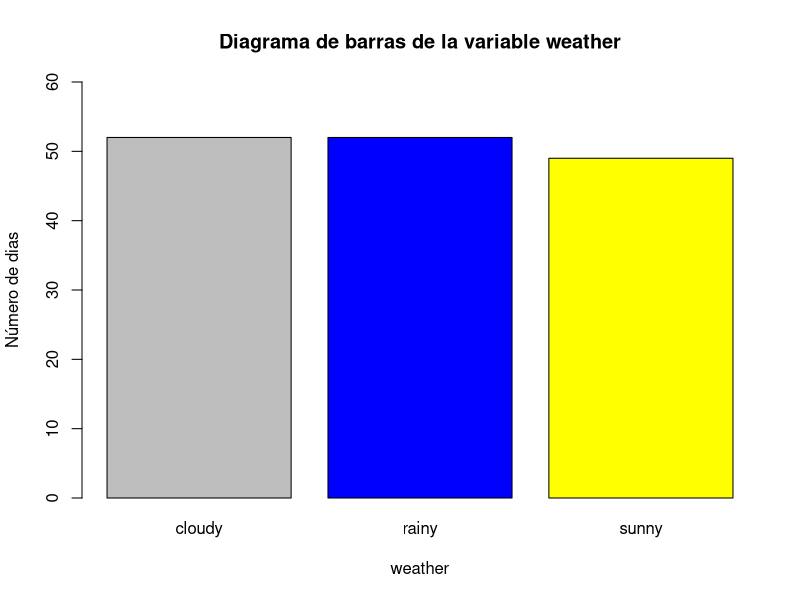
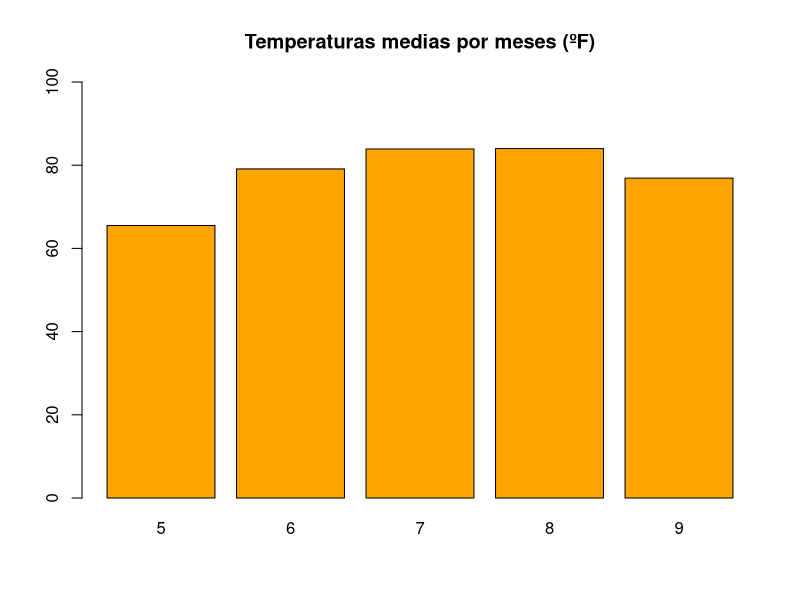
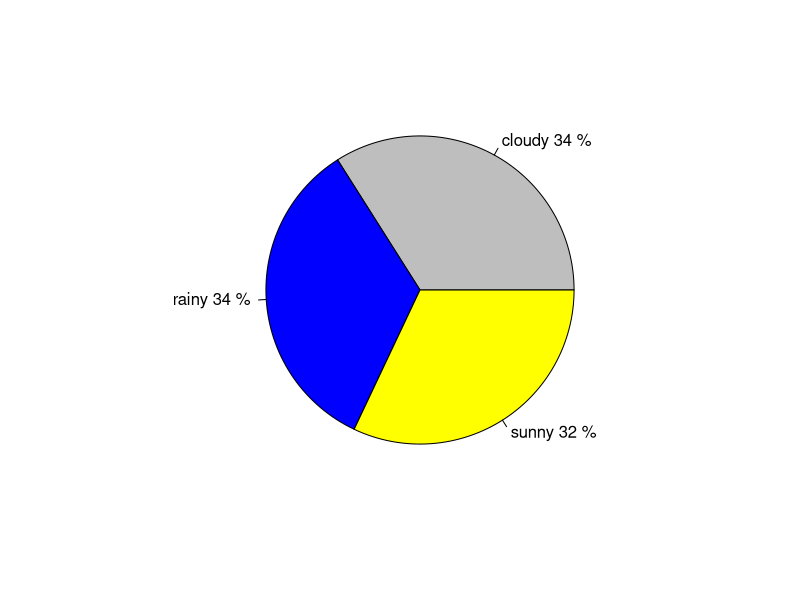
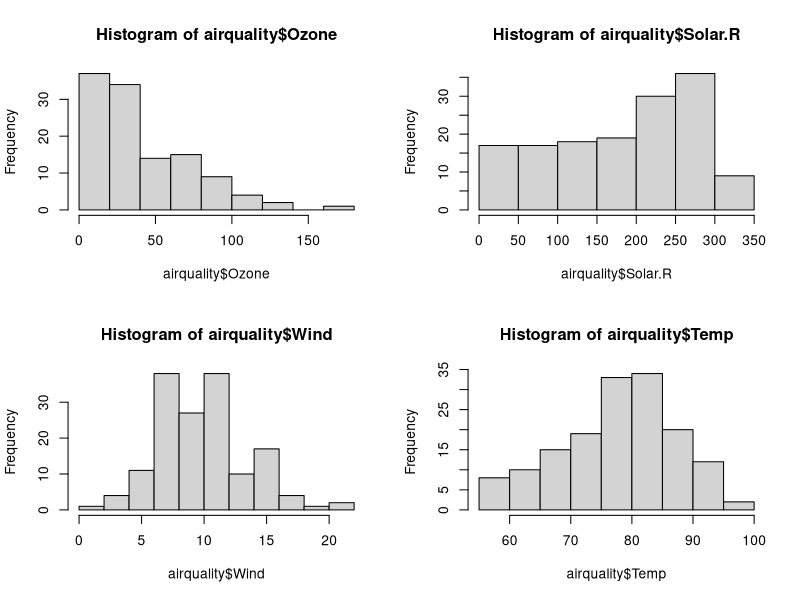

Source code (R) for these figures, in order: (Note: this script raises an error after producing the figures.)
# carga de los datos a procesar
data("airquality")
print("Dimensiones de la tabla de datos")
print(dim(airquality))

# nombres de las variables
print('Variables')
print(names(airquality))

# creacion de una varable cualitativa y la añadimos a la tabla de datos
# el repart es aleatorio
weather<-sample(c("sunny","rainy","cloudy"),size=153,replace = T)

# lo añadimos a la tabla
airquality<-cbind(airquality,weather)

# pasamos la vaiable a factor
airquality$Month<-factor(airquality$Month)

print('Resumen de estadísticos de las primeras cuatro columnas')
print(summary(airquality[,1:4]))

print('Con la funcion fivenum')
print(fivenum(airquality$Ozone))

# medias de las cuatro primeras variables 
print('Medias de las primeras cuatro variables')
print(sapply(airquality[,1:4],FUN=mean,na.rm=T))

# desviaciones típicas  de las cuatro primeras variables 
print('Desviaciones típicas de las primeras cuatro variables')
print(sapply(airquality[,1:4],FUN=sd,na.rm=T))

# generacion de cuantiles de la variables Ozone

print('Mediana')
print(median(airquality$Ozone,na.rm=T))

print('Quantiles')
print(quantile(airquality$Ozone,probs = seq(0.05,0.95,0.10),na.rm = T))

# tablas de frecuencias de algunas variables 

# frecuencias absolutas
weather.frec.abs<-table(airquality$weather)
print('Frecuencias absolutas de la variable weather')
print(weather.frec.abs)

# tabla de frecuencias relativas
weather.frec.rel<-prop.table(weather.frec.abs)
print('Tabla de frecueancias relativas')
print(weather.frec.rel)


# calculo de la moda
moda.weather<-weather.frec.abs[which.max(weather.frec.abs)]
print('calculo de la moda')
print(moda.weather)

print('Valor más repetido')
print(names(moda.weather))


# graficos descriptivos

# representacion de la variable weather con un grafico de barras con las frecuencias 
# absolutas de se han calculado antes

barplot(weather.frec.abs,col = c('grey','blue','yellow'),xlab="weather",ylab="Número de dias",ylim=c(0,60))
title(main="Diagrama de barras de la variable weather")


# temperatura media de cada mes y representacion en un diagrama de barras
Temp.medias.meses<-tapply(X=airquality$Temp , INDEX=airquality$Month, FUN=mean)
Temp.medias.meses<-round(Temp.medias.meses,1)
print(Temp.medias.meses)
barplot(Temp.medias.meses,ylim=c(0,100),col = "orange")
title("Temperaturas medias por meses (ºF)")


# diagramas de sectores

etiquetas<-paste(names(weather.frec.rel),round(weather.frec.rel*100,1),"%")
print(etiquetas)
pie(weather.frec.rel,labels=etiquetas,col=c("grey","blue","yellow"))


# Histogramas

par(mfrow=c(2,2)) # crea una matriz de graficos
hist(airquality$Ozone)
hist(airquality$Solar.R)
hist(airquality$Wind)
hist(airquality$Temp)
par(mfrow=c(1,1)) # a partir de aqui solo un grafico por ventana


# funcion para el calculo del coeficiente de curtosis solo

coeficientes<-sapply(X<-airquality[,1:4], skewness)
print("Coeficientes de asimetría")
print(coeficientes)

# representacion de la variable TEMP
m=mean(airquality$Temp)
s=sd(airquality$Temp)
hist(airquality$Temp,prob=T,main="Temperatura")
curve(dnorm(x,mean=m,sd=s),col="darkblue",lwd=2,add=TRUE)

# representacion de la variable wind
m=mean(airquality$Wind)
s=sd(airquality$Wind)
hist(airquality$Wind,prob=T,main="Viento")
curve(dnorm(x,mean=m,sd=s),col="darkblue",lwd=2,add=TRUE)


# diagramas de cajas y bigotes

boxplot(airquality$Ozone,col = "lightblue")
title("Grafico de bigotes de la variable Ozono")





